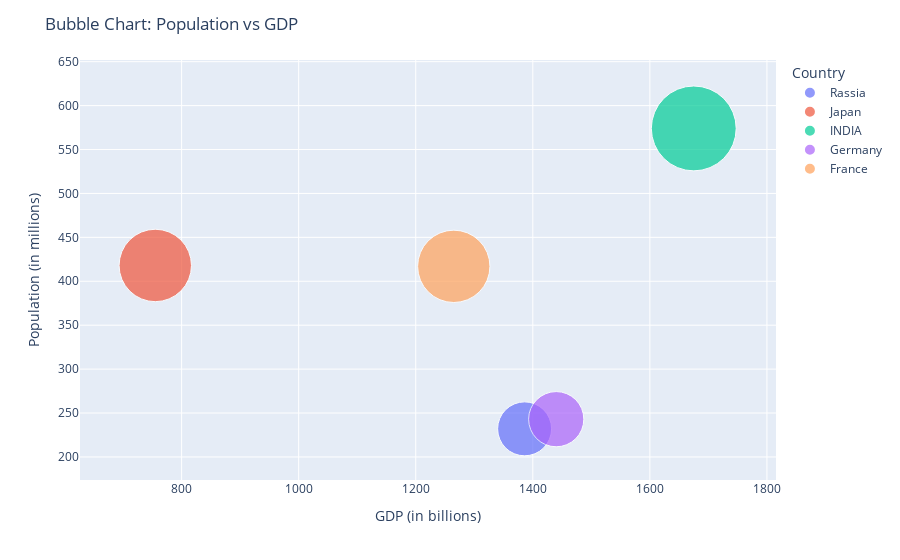

Write notebook code for a chart like this one.
### Code cell
# 5. Using the given dataset, create a bubble chart to represent each country's population (y-axis), GDP (xaxis), and bubble size proportional to the population.
import plotly.express as px

np.random.seed(25)

data = {
    'Country': ['Rassia', 'Japan', 'INDIA', 'Germany', 'France'],
    'Population': np.random.randint(100, 1000, 5),
    'GDP': np.random.randint(500, 2000, 5)
}
df = pd.DataFrame(data)

fig = px.scatter(df, x='GDP', y='Population', size='Population', color='Country', 
                 hover_name='Country', size_max=60)

fig.update_layout(title='Bubble Chart: Population vs GDP',
                  xaxis_title='GDP (in billions)',
                  yaxis_title='Population (in millions)')

fig.show()

### Figure 1 — Plotly figure (JSON) as saved in the notebook; plotly's stock layout.template omitted (floating-point values rounded to 4 significant figures)
{"data": [{"hovertemplate": "<b>%{hovertext}</b><br><br>Country=Rassia<br>GDP=%{x}<br>Population=%{marker.size}<extra></extra>", "hovertext": ["Rassia"], "legendgroup": "Rassia", "marker": {"color": "#636efa", "size": [232], "sizemode": "area", "sizeref": 0.1594, "symbol": "circle"}, "mode": "markers", "name": "Rassia", "orientation": "v", "showlegend": true, "type": "scatter", "x": [1386], "xaxis": "x", "y": [232], "yaxis": "y"}, {"hovertemplate": "<b>%{hovertext}</b><br><br>Country=Japan<br>GDP=%{x}<br>Population=%{marker.size}<extra></extra>", "hovertext": ["Japan"], "legendgroup": "Japan", "marker": {"color": "#EF553B", "size": [418], "sizemode": "area", "sizeref": 0.1594, "symbol": "circle"}, "mode": "markers", "name": "Japan", "orientation": "v", "showlegend": true, "type": "scatter", "x": [755], "xaxis": "x", "y": [418], "yaxis": "y"}, {"hovertemplate": "<b>%{hovertext}</b><br><br>Country=INDIA<br>GDP=%{x}<br>Population=%{marker.size}<extra></extra>", "hovertext": ["INDIA"], "legendgroup": "INDIA", "marker": {"color": "#00cc96", "size": [574], "sizemode": "area", "sizeref": 0.1594, "symbol": "circle"}, "mode": "markers", "name": "INDIA", "orientation": "v", "showlegend": true, "type": "scatter", "x": [1675], "xaxis": "x", "y": [574], "yaxis": "y"}, {"hovertemplate": "<b>%{hovertext}</b><br><br>Country=Germany<br>GDP=%{x}<br>Population=%{marker.size}<extra></extra>", "hovertext": ["Germany"], "legendgroup": "Germany", "marker": {"color": "#ab63fa", "size": [243], "sizemode": "area", "sizeref": 0.1594, "symbol": "circle"}, "mode": "markers", "name": "Germany", "orientation": "v", "showlegend": true, "type": "scatter", "x": [1440], "xaxis": "x", "y": [243], "yaxis": "y"}, {"hovertemplate": "<b>%{hovertext}</b><br><br>Country=France<br>GDP=%{x}<br>Population=%{marker.size}<extra></extra>", "hovertext": ["France"], "legendgroup": "France", "marker": {"color": "#FFA15A", "size": [417], "sizemode": "area", "sizeref": 0.1594, "symbol": "circle"}, "mode": "markers", "name": "France", "orientation": "v", "showlegend": true, "type": "scatter", "x": [1265], "xaxis": "x", "y": [417], "yaxis": "y"}], "layout": {"autosize": true, "legend": {"itemsizing": "constant", "title": {"text": "Country"}, "tracegroupgap": 0}, "margin": {"t": 60}, "title": {"text": "Bubble Chart: Population vs GDP"}, "xaxis": {"anchor": "y", "autorange": true, "domain": [0, 1], "range": [644.2, 1795.0], "title": {"text": "GDP (in billions)"}, "type": "linear"}, "yaxis": {"anchor": "x", "autorange": true, "domain": [0, 1], "range": [115.1, 740.0], "title": {"text": "Population (in millions)"}, "type": "linear"}}}
